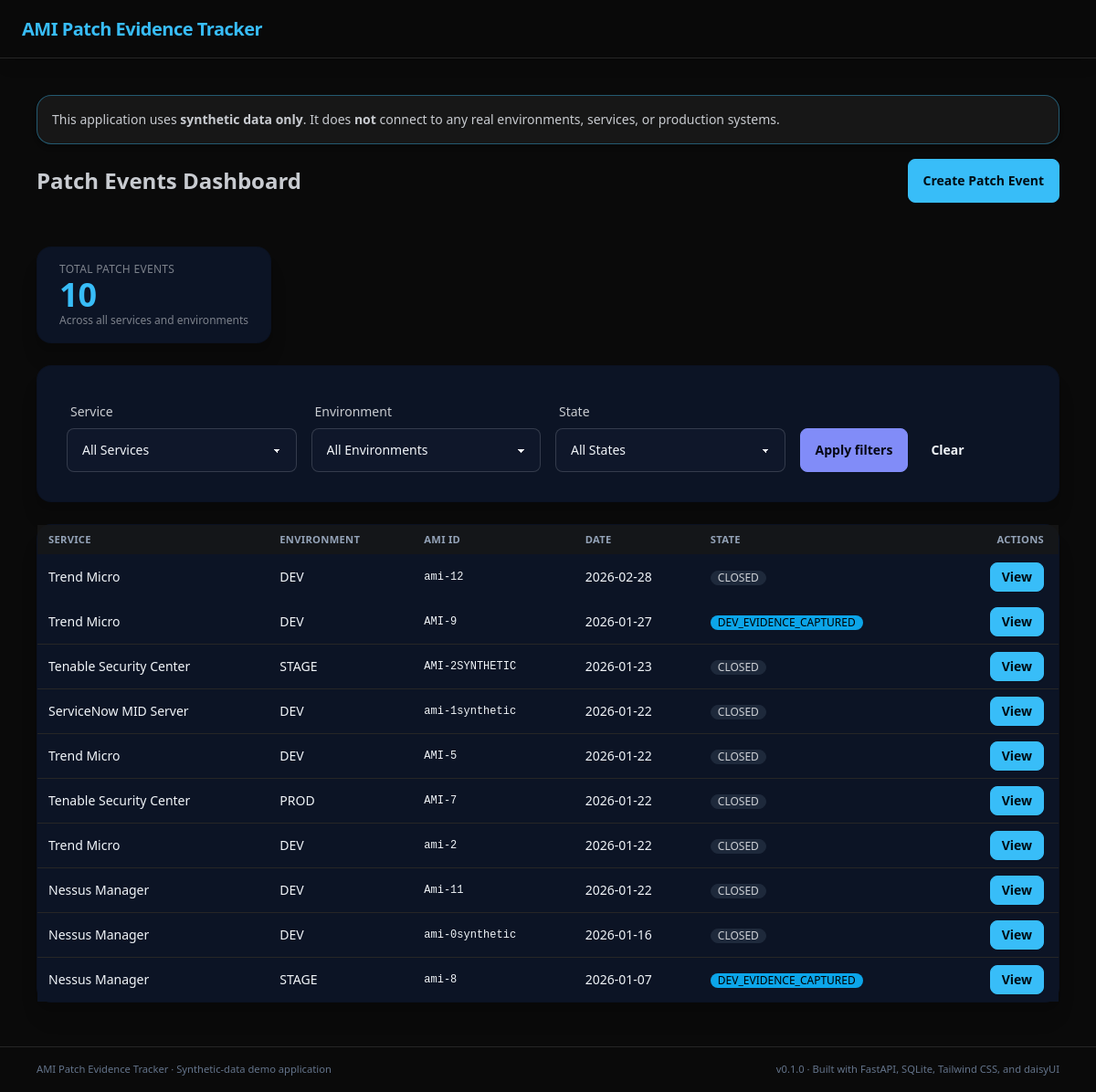
Before: / with the older database file.
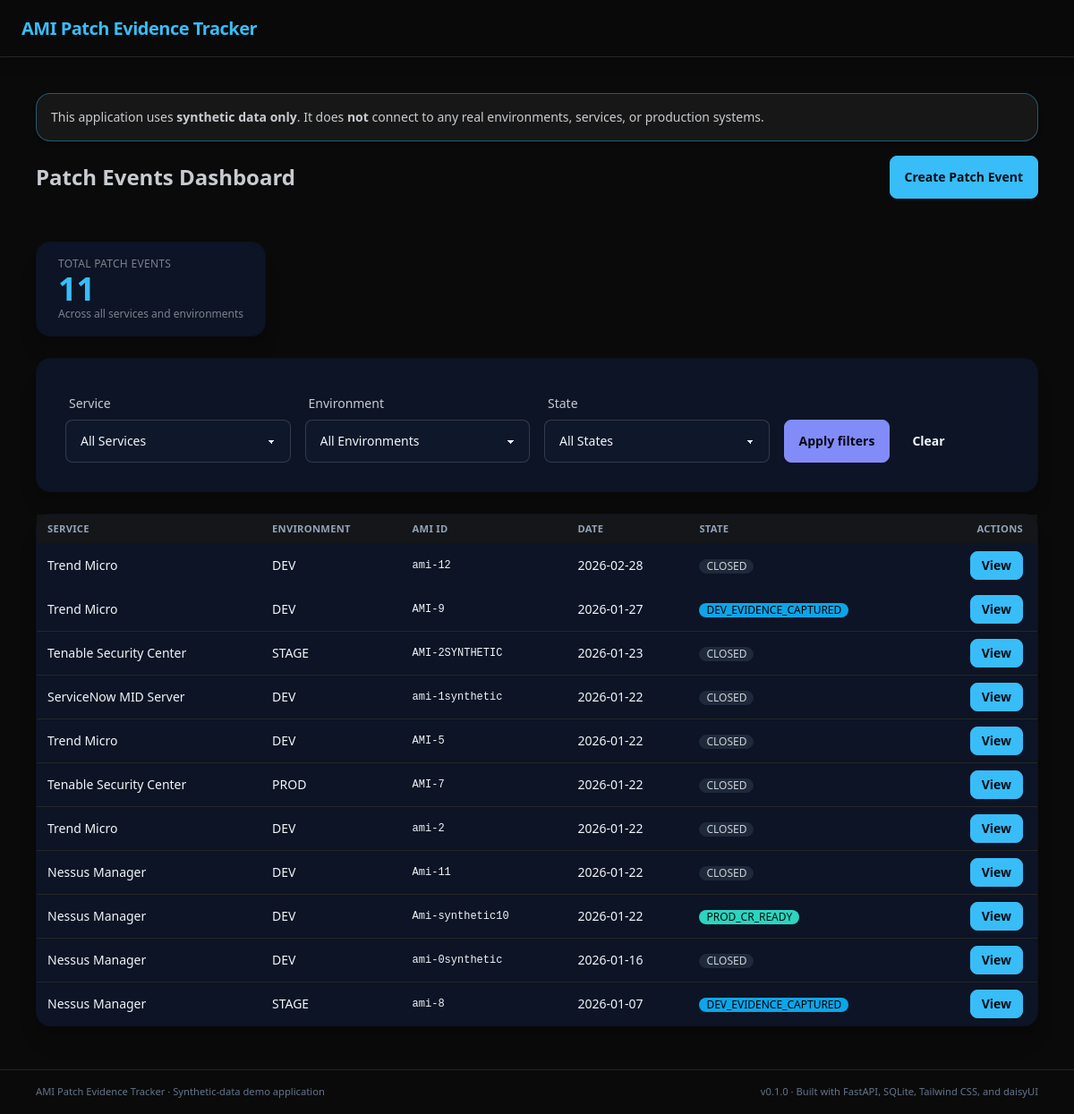
After: the same page with the newer database file.
### app/models.py (models this page shows)
class PatchEvent(Base):
    __tablename__ = "patch_events"
    id = Column(Integer, primary_key=True, index=True)
    service_id = Column(
        Integer,
        ForeignKey("services.id"),
        nullable=False,
        index=True,
    )
    environment = Column(SAEnum(Environment), nullable=False)
    ami_id = Column(String(64), nullable=False)
    patch_date = Column(Date, nullable=False)
    notes = Column(Text, nullable=True)
    dev_evidence_available = Column(Boolean, default=False, nullable=False)
    stage_cr_summary = Column(Text, nullable=True)
    prod_cr_summary = Column(Text, nullable=True)
    current_state_code = Column(
        String(50),
        nullable=False,
        default="DEV_EVIDENCE_CAPTURED",
    )
    created_at = Column(DateTime, default=datetime.utcnow, nullable=False)
    updated_at = Column(
        DateTime,
        default=datetime.utcnow,
        onupdate=datetime.utcnow,
        nullable=False,
    )
    service = relationship("Service", back_populates="patch_events")
    snapshots = relationship(
        "ScanSnapshot",
        back_populates="patch_event",
        cascade="all, delete-orphan",
    )

class Service(Base):
    __tablename__ = "services"
    id = Column(Integer, primary_key=True, index=True)
    name = Column(String(100), unique=True, nullable=False)
    patch_events = relationship("PatchEvent", back_populates="service")

### app/web/routes.py (the view)
@router.get("/", response_class=HTMLResponse)
def dashboard(
    request: Request,
    service_id: Optional[str] = None,
    environment: Optional[str] = None,
    state: Optional[str] = None,
    db: Session = Depends(get_db),
) -> HTMLResponse:
    services = db.query(Service).order_by(Service.name).all()
    service_id = service_id or None
    environment = environment or None
    state = state or None
    service_id_int: Optional[int] = None
    if service_id is not None:
        try:
            service_id_int = int(service_id)
        except ValueError:
            service_id_int = None  # ignore bad input rather than 422
    environment_enum: Optional[Environment] = None
    if environment is not None:
        try:
            environment_enum = Environment(environment)
        except ValueError:
            environment_enum = None  # ignore bad input rather than 422
    query = db.query(PatchEvent).join(Service)
    if service_id_int is not None:
        query = query.filter(PatchEvent.service_id == service_id_int)
    if environment_enum is not None:
        query = query.filter(PatchEvent.environment == environment_enum)
    if state is not None:
        query = query.filter(PatchEvent.current_state_code == state)
    patch_events = query.order_by(PatchEvent.patch_date.desc()).all()
    total_events = len(patch_events)
    dev_events = sum(
        1 for e in patch_events if e.environment == Environment.DEV
    )
    stage_events = sum(
        1 for e in patch_events if e.environment == Environment.STAGE
    )
    prod_events = sum(
        1 for e in patch_events if e.environment == Environment.PROD
    )
    dev_phase_events = sum(
        1 for e in patch_events if e.current_state_code.startswith("DEV")
    )
    stage_phase_events = sum(
        1 for e in patch_events if e.current_state_code.startswith("STAGE")
    )
    prod_phase_events = sum(
        1 for e in patch_events if e.current_state_code.startswith("PROD")
    )
    closed_events = sum(
        1 for e in patch_events
        if e.current_state_code == "CLOSED"
    )
    state_options = [
        "DEV_EVIDENCE_CAPTURED",
        "DEV_VERIFIED",
        "STAGE_CR_READY",
        "STAGE_PATCHED",
        "PROD_CR_READY",
        "PROD_PATCHED",
        "CLOSED",
    ]
    return templates.TemplateResponse(
        "dashboard.html",
        {
            "request": request,
            "services": services,
            "patch_events": patch_events,
            "selected_service_id": service_id_int,
            "selected_environment": (
                environment_enum.value if environment_enum else None
            ),
            "selected_state": state,
            "state_options": state_options,
            "environment_options": [env.value for env in Environment],
            "total_events": total_events,
            "dev_events": dev_events,
            "stage_events": stage_events,
            "prod_events": prod_events,
            "dev_phase_events": dev_phase_events,
            "stage_phase_events": stage_phase_events,
            "prod_phase_events": prod_phase_events,
            "closed_events": closed_events,
        },
    )

### templates/dashboard.html (shortened to what this page needs)
{% extends "base.html" %}
{% block content %}
  <div class="flex flex-col md:flex-row md:items-center md:justify-between gap-4 mb-6">
    <h1 class="text-2xl font-semibold text-base-content">Patch Events Dashboard</h1>
    <a href="/patch-events/new" class="btn btn-primary">Create Patch Event</a>
  </div>
  <section
    class="stats bg-base-200 border border-base-300/60 shadow-xl mb-6 max-w-xl"
  >
    <div class="stat">
      <div class="stat-title text-xs tracking-wide uppercase text-base-400">
        Total patch events
      </div>
      <div class="stat-value text-primary">{{ total_events }}</div>
      <div class="stat-desc text-xs text-base-400">
        Across all services and environments
      </div>
    </div>
  </section>
  <form
    method="get"
    action="/"
    class="card bg-base-200 border border-base-300/60 shadow-xl mb-6"
  >
    <div class="card-body grid grid-cols-1 md:grid-cols-4 gap-4">
      <div>
        <label class="label"><span class="label-text">Service</span></label>
        <select name="service_id" class="select select-bordered w-full">
          <option value="">All Services</option>
        </select>
      </div>
      <div>
        <label class="label"><span class="label-text">Environment</span></label>
        <select name="environment" class="select select-bordered w-full">
          <option value="">All Environments</option>
        </select>
      </div>
      <div>
        <label class="label"><span class="label-text">State</span></label>
        <select name="state" class="select select-bordered w-full">
          <option value="">All States</option>
        </select>
      </div>
      <div class="flex items-end gap-2">
        <button type="submit" class="btn btn-secondary w-full md:w-auto">
          Apply filters
        </button>
        <a href="/" class="btn btn-ghost w-full md:w-auto">Clear</a>
      </div>
    </div>
  </form>
  <div class="card bg-base-200 border border-base-300/60 shadow-xl">
    <div class="card-body p-0">
      {% if patch_events %}
        <div class="overflow-x-auto">
          <table class="table table-zebra table-sm w-full">
            <thead class="bg-neutral-900/80 text-[0.7rem] uppercase tracking-wide text-slate-400">
              <tr>
                <th>Service</th>
                <th>Environment</th>
                <th>AMI ID</th>
                <th>Date</th>
                <th>State</th>
                <th class="text-right pr-4">Actions</th>
              </tr>
            </thead>
            <tbody class="divide-y divide-neutral-800">
              {% for event in patch_events %}
                <tr class="hover:bg-neutral-900/60 transition-colors">
                  <td>{{ event.service.name }}</td>
                  <td>{{ event.environment.value }}</td>
                  <td class="font-mono text-xs">{{ event.ami_id }}</td>
                  <td>{{ event.patch_date }}</td>
                  <td>
                    <span
                      class="badge badge-sm
                        {% if event.current_state_code.startswith('DEV') %} badge-info
                        {% elif event.current_state_code.startswith('STAGE') %} badge-warning
                        {% elif event.current_state_code.startswith('PROD') %} badge-success
                        {% elif event.current_state_code == 'CLOSED' %} badge-neutral
                        {% else %} badge-outline{% endif %}"
                    >
                      {{ event.current_state_code }}
                    </span>
                  </td>
                  <td class="text-right pr-4">
                    <a
                      href="/patch-events/{{ event.id }}"
                      class="btn btn-sm btn-primary"
                    >
                      View
                    </a>
                  </td>
                </tr>
              {% endfor %}
            </tbody>
          </table>
        </div>
      {% else %}
        <div class="p-6">
          <p class="text-sm text-base-content/70">
            No patch events found. Try adjusting filters or create a new patch event.
          </p>
        </div>
      {% endif %}
    </div>
  </div>
{% endblock %}

### templates/base.html (shortened to what this page needs)
<!doctype html>
<html lang="en" data-theme="night">
  <head>
    <script src="https://cdn.tailwindcss.com"></script>
    <link
      rel="stylesheet"
      href="https://cdn.jsdelivr.net/npm/daisyui@4.12.10/dist/full.min.css"
    />
  </head>
  <body class="min-h-screen bg-neutral-950 text-slate-100">
    <div
      class="navbar bg-neutral-950/95 border-b border-neutral-800 backdrop-blur shadow-lg"
    >
      <div class="flex-1 px-4">
        <a href="/" class="text-xl font-semibold tracking-tight text-primary">
          AMI Patch Evidence Tracker
        </a>
      </div>
    </div>
    <main class="max-w-6xl mx-auto px-4 mt-10 mb-12">
      <div class="space-y-4">
        <div class="alert bg-neutral-900 border border-primary/40 shadow-md text-sm">
          <span>
            This application uses <span class="font-semibold">synthetic data only</span>.
            It does <span class="font-semibold">not</span> connect to any real
            environments, services, or production systems.
          </span>
        </div>
        <section class="space-y-6">
          {% block content %}{% endblock %}
        </section>
      </div>
    </main>
    <footer class="border-t border-neutral-800 bg-neutral-950/95">
      <div
        class="max-w-6xl mx-auto px-4 py-4 text-[0.7rem] text-slate-500 flex flex-col gap-1 sm:flex-row sm:items-center sm:justify-between"
      >
        <span>AMI Patch Evidence Tracker · Synthetic-data demo application</span>
        <span>v0.1.0 · Built with FastAPI, SQLite, Tailwind CSS, and daisyUI</span>
      </div>
    </footer>
  </body>
</html>

Changed rows visible on the page:
added PatchEvent: service.name "Nessus Manager", environment.value "DEV", ami_id "Ami-synthetic10", patch_date "2026-01-22", current_state_code "PROD_CR_READY"
Other visible differences:
{{ total_events }}: "10" → "11"
